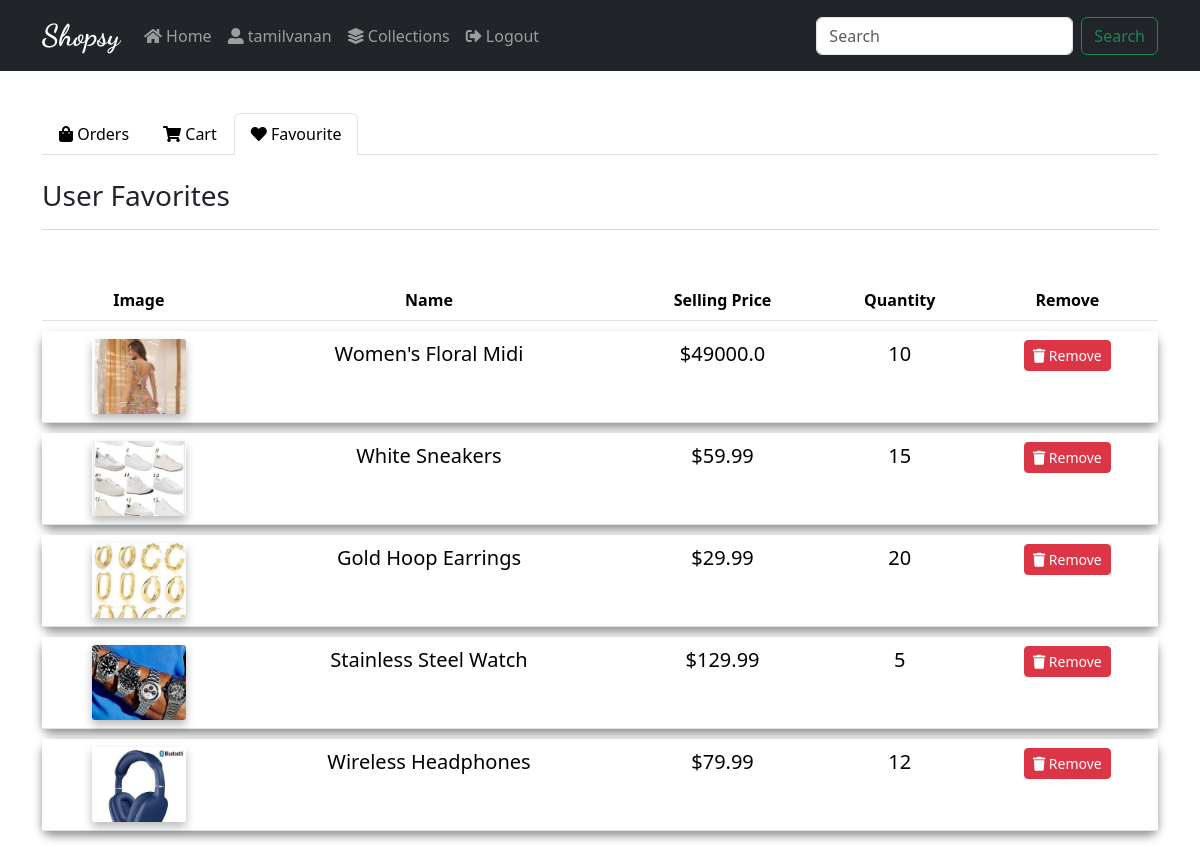
Page /favorites/ (signed in) on the committed database.
### webApp/models.py (models this page shows, shortened)
class Fav(models.Model):
    user=models.ForeignKey(User,on_delete=models.CASCADE)
    product=models.ForeignKey(Product,on_delete=models.CASCADE)
    created_at=models.DateTimeField(auto_now_add=True)

class Product(models.Model):
    category=models.ForeignKey(Category,on_delete=models.CASCADE)
    name=models.CharField(max_length=100,null=False,blank=False)
    image=models.ImageField(upload_to=get_file,null=False,blank=False)
    description=models.TextField(max_length=500,null=False,blank=False)
    status=models.BooleanField(default=False,help_text='0-show , 1-hidden')
    trending=models.BooleanField(default=False,help_text='0-show , 1-hidden')
    created_at=models.DateTimeField(auto_now_add=True)
    vendor = models.CharField(max_length=100,null=False,blank=False)
    quantity=models.IntegerField(null=False,blank=False)
    selling_price=models.FloatField(null=False,blank=False)
    original_price=models.FloatField(null=False,blank=False)

### webApp/views.py (the view)
# urls.py: path('favorites/',views.fav,name='favorites'),
def fav(request):
    if request.user.is_authenticated:
        fav=Fav.objects.filter(user=request.user.id)
        return render(request,'fav.html',{'fav':fav})
    else:
        return redirect('home')

### webApp/models.py (called while the page is built)
    def __str__(self):
        return self.name

### webApp/templates/fav.html (shortened to what this page needs)
{% extends "layouts/index.html" %}
{% block body %}
<div class="body" style="margin-top: 3cm;">
  <ul class="nav nav-tabs">
    <li class="nav-item">
      <a class="nav-link atext " href='{% url "orders" %}'><i class="fas fa-shopping-bag"></i> Orders</a>
    </li>
    <li class="nav-item">
      <a class="nav-link atext " href='{% url "cart" %}'><i class="fas fa-shopping-cart"></i> Cart</a>
  </li>
  <li class="nav-item">
      <a class="nav-link atext active" href='{% url "favorites" %}'><i class="fas fa-heart"></i> Favourite</a>
  </li>
  </ul>
<br>
    <h3>User Favorites</h3>
  <hr style="color: rgba(0, 0, 0, 0.61);">
  <br>
  <table class="table" style="border-collapse: separate; border-spacing: 0 10px;">
    <tr style=" text-align: center;">
      <th>Image</th>
      <th>Name</th>
      <th>Selling Price</th>
      <th>Quantity</th>
      <th>Remove</th>
    </tr>
    {% for f in fav %}
<tr style="text-align: center;" class="item-row">
  <td><a href="{% url 'product' f.product.category f.product.name %}"><img src="{{f.product.image.url}}" alt="{{f.product.name}}" height="75px"></a></td>
  <td><a href="{% url 'product' f.product.category f.product.name %}" class="ttext">{{f.product.name}}</a></td>
  <td><a href="{% url 'product' f.product.category f.product.name %}" class="ttext">$<span class="unit-price">{{f.product.selling_price}}</span></a></td>
  <td><a href="{% url 'product' f.product.category f.product.name %}" class="ttext qty">{{f.product.quantity}}</a></td>
  <td><a href="{% url 'remove_fav' f.id %}" class="btn btn-danger btn-sm" onclick="return confirm('Are you sure to remove')"><i class="fa fa-trash"></i> Remove</a></td>
</tr>
{% endfor %}
  </table>
{% endblock body %}

### webApp/templates/layouts/nav.html (shortened to what this page needs)
<nav class="navbar fixed-top navbar-expand-lg navbar-dark bg-dark">
    <div class="container">
        <a class="navbar-brand shopsy" href="#" color="white">Shopsy</a>
        <div class="collapse navbar-collapse" id="navbarSupportedContent">
            <ul class="navbar-nav me-auto mb-2 mb-lg-0">
                <li class="nav-item">
                    <a class="nav-link" href='{% url "home" %}'><i class="fa fa-home"></i> Home</a>
                </li>
                {% if user.is_authenticated %}
                <li class="nav-item">
                    <a class="nav-link" href='{% url "orders" %}'><i class="fas fa-user-alt"></i> {{user.username}}</a>
                </li>
                <li class="nav-item">
                    <a class="nav-link" href='{% url "collections" %}'><i class="fas fa-layer-group"></i> Collections</a>
                </li>
                    <li class="nav-item">
                        <a class="nav-link" href='{% url "logout" %}'><i class="fas fa-sign-out-alt"></i> Logout</a>
                    </li>
                {% endif %}
            </ul>
            <form class="d-flex" action="{% url 'search_view' %}" method="GET">
                <input class="form-control me-2" type="search" name="q" placeholder="Search" id="search-inp" aria-label="Search">
                <button class="btn btn-outline-success" type="submit" id="search">Search</button>
            </form>
        </div>
    </div>
  </nav>
  <link rel="stylesheet" href="https://cdnjs.cloudflare.com/ajax/libs/font-awesome/5.15.4/css/all.min.css">

### webApp/templates/layouts/nav.html (style rules this page uses)
.navbar-brand { font-size: 1.5rem; font-weight: bold; }
.shopsy { font-family: "Dancing Script", cursive; font-optical-sizing: auto; font-weight:bold; font-style: normal; font-size: 30PX; }

### webApp/templates/fav.html (style rules this page uses)
.atext { color: black; }
.item-row { height: 2cm; font-size: 20px; background-color: #ffffffc7; border-radius: 10px; box-shadow: 0px 5px 10px rgba(112, 109, 109, 0.76); transition: all 0.2s ease-in-out; cursor: pointer; }
.ttext { text-decoration: none; color: black; }
img { background-color: #ffffffc7; border-radius: 3px; box-shadow: 0px 5px 10px rgba(14, 14, 14, 0.288); }

### rows in the picture
Fav: product.image (picture), product.name "Women's Floral Midi", product.selling_price "49000.0", product.quantity "10"
Fav: product.image (picture), product.name "White Sneakers", product.selling_price "59.99", product.quantity "15"
Fav: product.image (picture), product.name "Gold Hoop Earrings", product.selling_price "29.99", product.quantity "20"
Fav: product.image (picture), product.name "Stainless Steel Watch", product.selling_price "129.99", product.quantity "5"
Fav: product.image (picture), product.name "Wireless Headphones", product.selling_price "79.99", product.quantity "12"

### other values in the picture
{{ user.username }} "tamilvanan"
